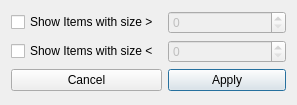
<?xml version="1.0" encoding="UTF-8"?>
<ui version="4.0">
 <class>SizeFilter</class>
 <widget class="QDialog" name="SizeFilter">
  <property name="windowModality">
   <enum>Qt::ApplicationModal</enum>
  </property>
  <property name="geometry">
   <rect>
    <x>0</x>
    <y>0</y>
    <width>297</width>
    <height>105</height>
   </rect>
  </property>
  <property name="windowTitle">
   <string>Size Filter</string>
  </property>
  <layout class="QGridLayout" name="gridLayout">
   <item row="0" column="0">
    <widget class="QCheckBox" name="morecheckBox">
     <property name="text">
      <string>Show Items with size &gt;</string>
     </property>
    </widget>
   </item>
   <item row="0" column="1">
    <widget class="QSpinBox" name="morespinBox">
     <property name="enabled">
      <bool>false</bool>
     </property>
     <property name="maximum">
      <number>1000000000</number>
     </property>
    </widget>
   </item>
   <item row="1" column="0">
    <widget class="QCheckBox" name="lesscheckBox">
     <property name="text">
      <string>Show Items with size &lt; </string>
     </property>
    </widget>
   </item>
   <item row="1" column="1">
    <widget class="QSpinBox" name="lessspinBox">
     <property name="enabled">
      <bool>false</bool>
     </property>
     <property name="maximum">
      <number>1000000000</number>
     </property>
    </widget>
   </item>
   <item row="2" column="1">
    <widget class="QPushButton" name="pushButton">
     <property name="styleSheet">
      <string notr="true"/>
     </property>
     <property name="text">
      <string>Apply</string>
     </property>
     <property name="default">
      <bool>true</bool>
     </property>
     <property name="flat">
      <bool>false</bool>
     </property>
    </widget>
   </item>
   <item row="2" column="0">
    <widget class="QPushButton" name="pushButton_2">
     <property name="text">
      <string>Cancel</string>
     </property>
    </widget>
   </item>
  </layout>
 </widget>
 <resources/>
 <connections/>
</ui>
